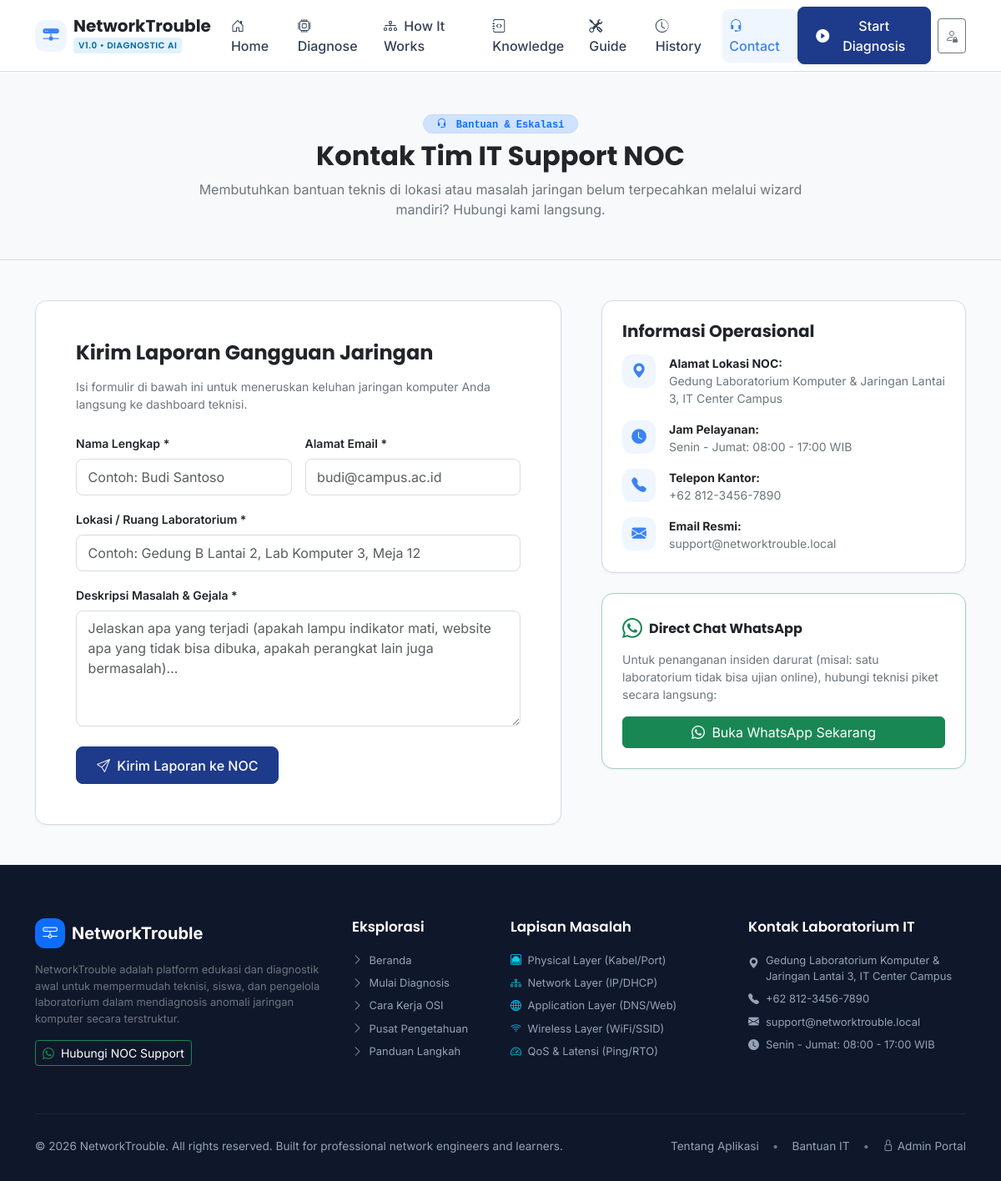
The page /contact.php on the database its author committed.
### tables this page shows
CREATE TABLE `contact_settings` (
  `id` INT UNSIGNED AUTO_INCREMENT PRIMARY KEY,
  `contact_name` VARCHAR(100) NOT NULL DEFAULT 'IT Support & Network NOC',
  `phone` VARCHAR(30) NOT NULL DEFAULT '+62 812-3456-7890',
  `email` VARCHAR(100) NOT NULL DEFAULT 'support@networktrouble.local',
  `address` TEXT NULL,
  `working_hours` VARCHAR(100) NOT NULL DEFAULT 'Senin - Jumat: 08:00 - 17:00 WIB',
  `whatsapp` VARCHAR(30) NOT NULL DEFAULT '6281234567890',
  `updated_at` DATETIME NOT NULL DEFAULT CURRENT_TIMESTAMP ON UPDATE CURRENT_TIMESTAMP
);

### config/app.php (called while the page is built, shortened)
<?php
function base_url(string $path = ''): string {
    $protocol = (!empty($_SERVER['HTTPS']) && $_SERVER['HTTPS'] !== 'off' || (isset($_SERVER['SERVER_PORT']) && $_SERVER['SERVER_PORT'] == 443)) ? "https://" : "http://";
    $host = $_SERVER['HTTP_HOST'] ?? 'localhost';
    if (php_sapi_name() === 'cli') {
        $dirName = '/networktrouble';
    } else {
        $scriptName = $_SERVER['SCRIPT_NAME'] ?? '';
        $dirName = str_replace('\\', '/', dirname($scriptName));
        $dirName = preg_replace('/(\/admin|\/api|\/config|\/includes).*$/', '', $dirName);
    }
    $cleanPath = ltrim($path, '/');
    return $protocol . $host . $dirName . ($cleanPath ? '/' . $cleanPath : '');
}
function e(?string $text): string {
    return htmlspecialchars($text, ENT_QUOTES | ENT_SUBSTITUTE, 'UTF-8', false);
}

### includes/functions.php (called while the page is built, shortened)
<?php
require_once __DIR__ . '/../config/app.php';
function normalize_cms_text(?string $text): string {
    if (strpos($text, '&') !== false) {
        $decoded = html_entity_decode($text, ENT_QUOTES | ENT_HTML5, 'UTF-8');
        return $decoded;
    }
    return $text;
}
function get_setting(string $key, string $default = ''): string {
    static $settingsCache = null;
    if ($settingsCache === null) {
        $settingsCache = [];
        $db = get_db();
        if ($db) {
            try {
                $stmt = $db->query("SELECT setting_key, setting_value FROM site_settings");
                while ($row = $stmt->fetch()) {
                    $settingsCache[$row['setting_key']] = normalize_cms_text($row['setting_value']);
                }
            } catch (Exception $e) {}
        }
    }
    return $settingsCache[$key] ?? $default;
}
function get_contact_info(): array {
    static $contact = null;
    if ($contact !== null) {
        return $contact;
    }
    $default = [
        'contact_name'  => 'IT Support & NOC Network',
        'phone'         => '+62 812-3456-7890',
        'email'         => 'support@networktrouble.local',
        'address'       => 'Gedung Laboratorium Komputer & Jaringan, Lantai 3, IT Campus Center',
        'working_hours' => 'Senin - Jumat: 08:00 - 17:00 WIB',
        'whatsapp'      => '6281234567890'
    ];
    $db = get_db();
    if ($db) {
        try {
            $stmt = $db->query("SELECT * FROM contact_settings LIMIT 1");
            $res = $stmt->fetch(PDO::FETCH_ASSOC);
            if ($res) {
                foreach ($res as $k => $v) {
                    if (is_string($v)) {
                        $res[$k] = normalize_cms_text($v);
                    }
                }
                $contact = array_merge($default, $res);
                return $contact;
            }
        } catch (Exception $e) {}
    }
    $contact = $default;
    return $contact;
}

### contact.php (the view, shortened to what this page needs)
<?php
require_once __DIR__ . '/config/app.php';
require_once __DIR__ . '/includes/functions.php';
$contact = get_contact_info();
require_once __DIR__ . '/includes/header.php';
require_once __DIR__ . '/includes/navbar.php';
?>
<div class="py-5 bg-light border-bottom">
    <div class="container">
        <div class="row justify-content-center text-center">
            <div class="col-lg-8">
                <span class="badge bg-primary-subtle text-primary border border-primary-subtle px-3 py-1 mb-2 rounded-pill font-monospace">
                    <i class="bi bi-headset me-1"></i> Bantuan & Eskalasi
                </span>
                <h1 class="h2 fw-bold text-dark mb-2">Kontak Tim IT Support NOC</h1>
                <p class="text-secondary mb-0">
                    Membutuhkan bantuan teknis di lokasi atau masalah jaringan belum terpecahkan melalui wizard mandiri? Hubungi kami langsung.
                </p>
            </div>
        </div>
    </div>
</div>
<div class="py-5">
    <div class="container">
        <div class="row g-5">
            <div class="col-lg-7">
                <div class="nt-card p-4 p-md-5">
                    <h4 class="fw-bold text-dark mb-3">Kirim Laporan Gangguan Jaringan</h4>
                    <p class="text-secondary small mb-4">
                        Isi formulir di bawah ini untuk meneruskan keluhan jaringan komputer Anda langsung ke dashboard teknisi.
                    </p>
                    <form action="<?= base_url('contact.php'); ?>" method="POST">
                        <div class="row g-3 mb-3">
                            <div class="col-md-6">
                                <label class="form-label small fw-semibold text-dark">Nama Lengkap *</label>
                                <input type="text" name="name" class="form-control" required placeholder="Contoh: Budi Santoso">
                            </div>
                            <div class="col-md-6">
                                <label class="form-label small fw-semibold text-dark">Alamat Email *</label>
                                <input type="email" name="email" class="form-control" required placeholder="budi@campus.ac.id">
                            </div>
                        </div>
                        <div class="mb-3">
                            <label class="form-label small fw-semibold text-dark">Lokasi / Ruang Laboratorium *</label>
                            <input type="text" name="location" class="form-control" placeholder="Contoh: Gedung B Lantai 2, Lab Komputer 3, Meja 12">
                        </div>
                        <div class="mb-4">
                            <label class="form-label small fw-semibold text-dark">Deskripsi Masalah & Gejala *</label>
                            <textarea name="message" class="form-control" rows="5" required placeholder="Jelaskan apa yang terjadi (apakah lampu indikator mati, website apa yang tidak bisa dibuka, apakah perangkat lain juga bermasalah)..."></textarea>
                        </div>
                        <button type="submit" class="btn btn-nt-primary px-4">
                            <i class="bi bi-send me-1"></i> Kirim Laporan ke NOC
                        </button>
                    </form>
                </div>
            </div>
            <div class="col-lg-5">
                <div class="nt-card p-4 mb-4">
                    <h5 class="fw-bold text-dark mb-3">Informasi Operasional</h5>
                    <div class="d-flex flex-column gap-3 small">
                        <div class="d-flex align-items-start gap-3">
                            <div class="nt-icon-box nt-icon-primary flex-shrink-0" style="width: 40px; height: 40px; font-size: 1.1rem;">
                                <i class="bi bi-geo-alt-fill"></i>
                            </div>
                            <div>
                                <span class="fw-bold text-dark d-block">Alamat Lokasi NOC:</span>
                                <span class="text-secondary"><?= e($contact['address']); ?></span>
                            </div>
                        </div>
                        <div class="d-flex align-items-start gap-3">
                            <div class="nt-icon-box nt-icon-primary flex-shrink-0" style="width: 40px; height: 40px; font-size: 1.1rem;">
                                <i class="bi bi-clock-fill"></i>
                            </div>
                            <div>
                                <span class="fw-bold text-dark d-block">Jam Pelayanan:</span>
                                <span class="text-secondary"><?= e($contact['working_hours']); ?></span>
                            </div>
                        </div>
                        <div class="d-flex align-items-start gap-3">
                            <div class="nt-icon-box nt-icon-primary flex-shrink-0" style="width: 40px; height: 40px; font-size: 1.1rem;">
                                <i class="bi bi-telephone-fill"></i>
                            </div>
                            <div>
                                <span class="fw-bold text-dark d-block">Telepon Kantor:</span>
                                <span class="text-secondary"><?= e($contact['phone']); ?></span>
                            </div>
                        </div>
                        <div class="d-flex align-items-start gap-3">
                            <div class="nt-icon-box nt-icon-primary flex-shrink-0" style="width: 40px; height: 40px; font-size: 1.1rem;">
                                <i class="bi bi-envelope-fill"></i>
                            </div>
                            <div>
                                <span class="fw-bold text-dark d-block">Email Resmi:</span>
                                <span class="text-secondary"><?= e($contact['email']); ?></span>
                            </div>
                        </div>
                    </div>
                </div>
                <div class="nt-card p-4 border-success-subtle bg-white">
                    <div class="d-flex align-items-center gap-2 mb-2">
                        <i class="bi bi-whatsapp text-success fs-4"></i>
                        <h6 class="fw-bold text-dark mb-0">Direct Chat WhatsApp</h6>
                    </div>
                    <p class="text-secondary small mb-3">
                        Untuk penanganan insiden darurat (misal: satu laboratorium tidak bisa ujian online), hubungi teknisi piket secara langsung:
                    </p>
                    <a href="https://wa.me/<?= preg_replace('/[^0-9]/', '', $contact['whatsapp']); ?>?text=Halo%20IT%20Support%20NOC,%20saya%20membutuhkan%20bantuan%20segera%20terkait%20jaringan." target="_blank" class="btn btn-success w-100">
                        <i class="bi bi-whatsapp me-1"></i> Buka WhatsApp Sekarang
                    </a>
                </div>
            </div>
        </div>
    </div>
</div>
<?php
require_once __DIR__ . '/includes/footer.php';
?>

### includes/footer.php (shortened to what this page needs)
<?php
require_once __DIR__ . '/../config/app.php';
require_once __DIR__ . '/functions.php';
$contact = get_contact_info();
?>
<footer class="nt-footer">
    <div class="container">
        <div class="row g-4">
            <div class="col-lg-4 col-md-6">
                <div class="d-flex align-items-center gap-2 mb-3">
                    <span class="nt-icon-box bg-primary text-white" style="width: 36px; height: 36px; font-size: 1.1rem;">
                        <i class="bi bi-hdd-network"></i>
                    </span>
                    <span class="fw-bold fs-5 text-white">Network<span class="text-primary-light">Trouble</span></span>
                </div>
                <p class="text-secondary small mb-3">
                    <?= e(get_setting('footer_about', 'Sistem diagnosis gangguan jaringan komputer berbasis pemetaan OSI Model, rule-based inference engine, dan AI-assisted analysis.')); ?>
                </p>
                <div class="d-flex gap-2 text-white">
                    <a href="https://wa.me/<?= preg_replace('/[^0-9]/', '', $contact['whatsapp']); ?>" target="_blank" class="btn btn-sm btn-outline-success text-white border-success">
                        <i class="bi bi-whatsapp me-1 text-success"></i> Hubungi NOC Support
                    </a>
                </div>
            </div>
            <div class="col-lg-2 col-md-6">
                <h5>Eksplorasi</h5>
                <ul class="list-unstyled small d-flex flex-column gap-2">
                    <li><a href="<?= base_url(); ?>"><i class="bi bi-chevron-right me-1"></i> Beranda</a></li>
                    <li><a href="<?= base_url('diagnose.php'); ?>"><i class="bi bi-chevron-right me-1"></i> Mulai Diagnosis</a></li>
                    <li><a href="<?= base_url('how-it-works.php'); ?>"><i class="bi bi-chevron-right me-1"></i> Cara Kerja OSI</a></li>
                    <li><a href="<?= base_url('knowledge.php'); ?>"><i class="bi bi-chevron-right me-1"></i> Pusat Pengetahuan</a></li>
                    <li><a href="<?= base_url('troubleshooting.php'); ?>"><i class="bi bi-chevron-right me-1"></i> Panduan Langkah</a></li>
                </ul>
            </div>
            <div class="col-lg-3 col-md-6">
                <h5>Lapisan Masalah</h5>
                <ul class="list-unstyled small d-flex flex-column gap-2">
                    <li><a href="<?= base_url('troubleshooting.php#physical'); ?>"><i class="bi bi-ethernet me-1 text-info"></i> Physical Layer (Kabel/Port)</a></li>
                    <li><a href="<?= base_url('troubleshooting.php#network'); ?>"><i class="bi bi-diagram-3 me-1 text-info"></i> Network Layer (IP/DHCP)</a></li>
                    <li><a href="<?= base_url('troubleshooting.php#application'); ?>"><i class="bi bi-globe2 me-1 text-info"></i> Application Layer (DNS/Web)</a></li>
                    <li><a href="<?= base_url('troubleshooting.php#wireless'); ?>"><i class="bi bi-wifi me-1 text-info"></i> Wireless Layer (WiFi/SSID)</a></li>
                    <li><a href="<?= base_url('troubleshooting.php#performance'); ?>"><i class="bi bi-speedometer2 me-1 text-info"></i> QoS & Latensi (Ping/RTO)</a></li>
                </ul>
            </div>
            <div class="col-lg-3 col-md-6">
                <h5>Kontak Laboratorium IT</h5>
                <ul class="list-unstyled small d-flex flex-column gap-2">
                    <li class="d-flex align-items-start gap-2">
                        <i class="bi bi-geo-alt-fill text-primary-light mt-1"></i>
                        <span><?= e($contact['address']); ?></span>
                    </li>
                    <li class="d-flex align-items-center gap-2">
                        <i class="bi bi-telephone-fill text-primary-light"></i>
                        <span><?= e($contact['phone']); ?></span>
                    </li>
                    <li class="d-flex align-items-center gap-2">
                        <i class="bi bi-envelope-fill text-primary-light"></i>
                        <span><?= e($contact['email']); ?></span>
                    </li>
                    <li class="d-flex align-items-center gap-2">
                        <i class="bi bi-clock-fill text-primary-light"></i>
                        <span><?= e($contact['working_hours']); ?></span>
                    </li>
                </ul>
            </div>
        </div>
        <div class="nt-footer-bottom d-flex flex-column flex-md-row align-items-center justify-content-between gap-2">
            <div>
                <?= e(get_setting('footer_copyright', '© 2026 NetworkTrouble. All rights reserved.')); ?>
            </div>
            <div class="d-flex gap-3">
                <a href="<?= base_url('about.php'); ?>">Tentang Aplikasi</a>
                <span class="text-secondary">•</span>
                <a href="<?= base_url('contact.php'); ?>">Bantuan IT</a>
                <span class="text-secondary">•</span>
                <a href="<?= base_url('admin/login.php'); ?>"><i class="bi bi-lock me-1"></i>Admin Portal</a>
            </div>
        </div>
    </div>
</footer>
</body>
</html>

### rows shown on the page
contact_settings: address "Gedung Laboratorium Komputer & Jaringan Lantai 3, IT Center Campus", working_hours "Senin - Jumat: 08:00 - 17:00 WIB", phone "+62 812-3456-7890", email "support@networktrouble.local"

### other values the page prints
$navBrand "NetworkTrouble"
$navBadge "V1.0 • DIAGNOSTIC AI"
$navBtnText "Start Diagnosis"
